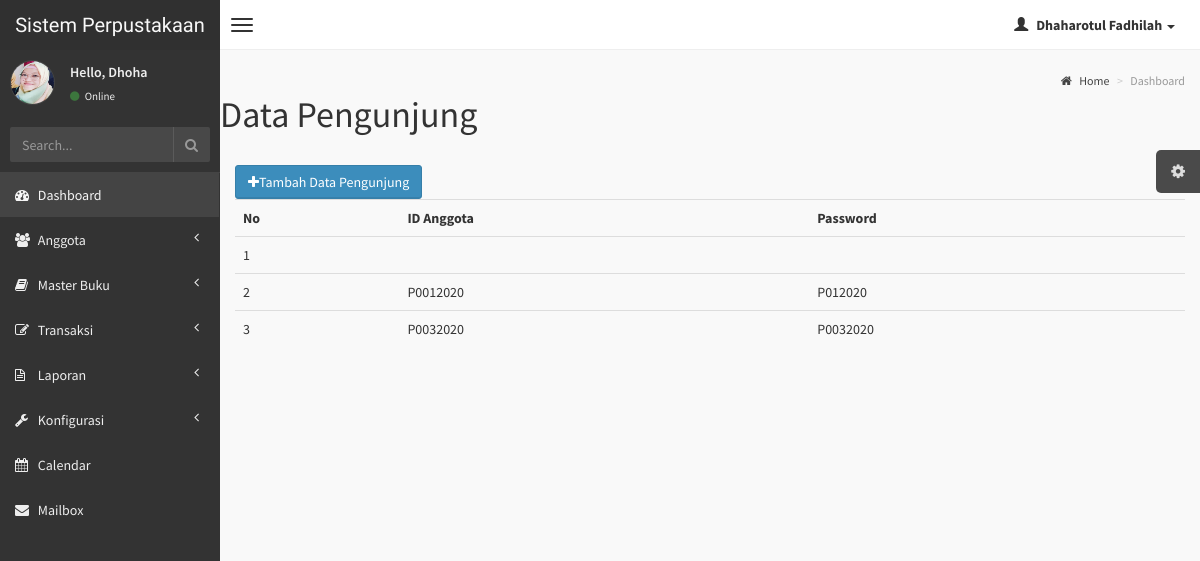
The app's page /index.php/pengunjung with its own data.
### tables this page shows
CREATE TABLE `tb_pengunjung` (
  `id_anggota` varchar(100) DEFAULT NULL,
  `password` varchar(100) DEFAULT NULL
);

### application/controllers/Pengunjung.php (called while the page is built, shortened)
<?php
class Pengunjung extends CI_Controller{
	public function index()
	{
		$data['pengunjung'] = $this->m_pengunjung->tampil_data()->result();
		$this->load->view("templates/template");
		$this->load->view("pengunjung",$data);
		$this->load->view("templates/footer");
	}
}

### index.php (called while the page is built, shortened)
<?php
require_once BASEPATH.'core/CodeIgniter.php';

### application/models/m_pengunjung.php (called while the page is built, shortened)
<?php
class m_pengunjung extends CI_Model{
	public function tampil_data()
	{
		return $this->db->get('tb_pengunjung');
	}
}

### application/views/pengunjung.php (the view, shortened to what this page needs)
<div class="content-wrapper">
	<section class="content-header">
		<h1>
			Data Pengunjung
        </h1>
    </section>
    <section class="content">
    	<button class="btn btn-primary" data-toggle="modal" data-target="#exampleModal"><i class="fa fa-plus"></i>Tambah Data Pengunjung</button>
    	<table class="table">
    		<tr>
    			<th>No</th>
    			<th>ID Anggota</th>
    			<th>Password</th>
    		</tr>
    		<?php
    		$no = 1;
    		foreach ($pengunjung as $tb_pengunjung): ?>
    		<tr>
    			<td><?php echo $no++ ?></td>
    			<td><?php echo $tb_pengunjung->id_anggota ?></td>
    			<td><?php echo $tb_pengunjung ->password ?></td>
    		</tr>
    	<?php endforeach; ?>
    	</table>
    </section>

### AdminLTE/css/AdminLTE.css (style rules this page uses)
html, body { overflow-x: hidden!important; font-family: 'Source Sans Pro', sans-serif; -webkit-font-smoothing: antialiased; min-height: 100%; background: #f9f9f9; }
.content { padding: 20px 15px; background: #f9f9f9; }
h1, h2, h3, h4, h5, h6, .h1, .h2, .h3, .h4, .h5, .h6 { font-family: 'Source Sans Pro', sans-serif; }
.btn { font-weight: 500; -webkit-border-radius: 3px; -moz-border-radius: 3px; border-radius: 3px; border: 1px solid transparent; -webkit-box-shadow: inset 0px -2px 0px 0px rgba(0, 0, 0, 0.09); -moz-box-shadow: inset 0px -2px 0px 0px rgba(0, 0, 0, 0.09); box-shadow: inset 0px -1px 0px 0px rgba(0, 0, 0, 0.09); }
.btn.btn-primary { background-color: #3c8dbc; border-color: #367fa9; }

### records on screen
tb_pengunjung: id_anggota "P0012020", password "P012020"
tb_pengunjung: id_anggota "P0032020", password "P0032020"
